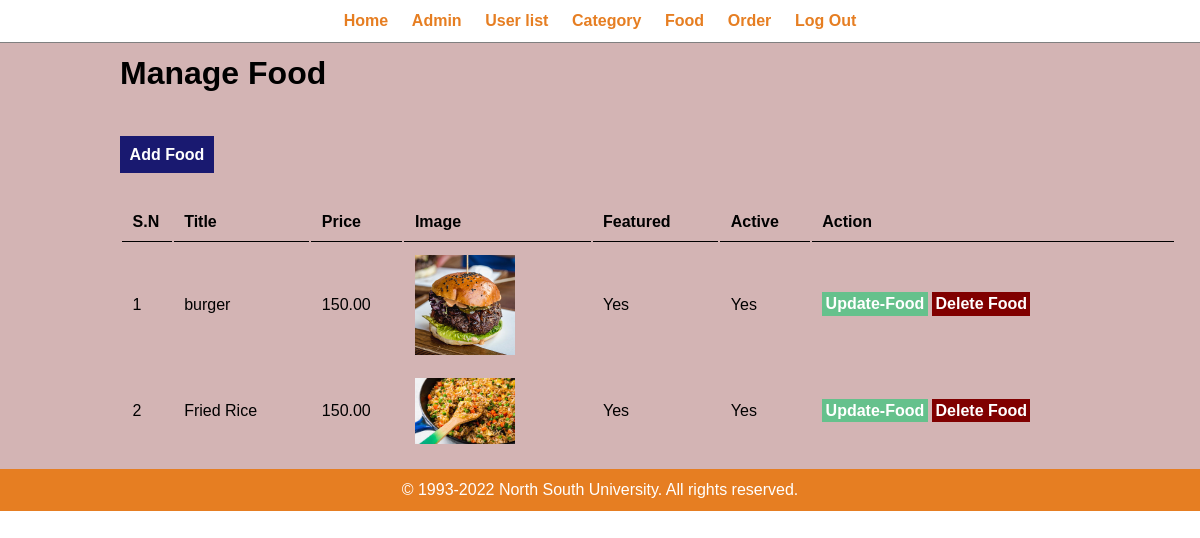
/admin/manage-food.php (signed in), run on the app's committed database.
### tables this page shows
CREATE TABLE `tbl_food` (
  `id` int(10) UNSIGNED NOT NULL,
  `title` varchar(100) NOT NULL,
  `description` text NOT NULL,
  `price` decimal(10,2) NOT NULL,
  `image_name` varchar(255) NOT NULL,
  `category_id` int(10) UNSIGNED NOT NULL,
  `featured` varchar(10) NOT NULL,
  `active` varchar(10) NOT NULL
);

### admin/manage-food.php (the view, shortened to what this page needs)
<?php include('partials/menu.php');?>
<div class ="main-content">
<div class= "wrapper">
    <h1>Manage Food</h1><br>
    <br>
    <br>
    <a href="<?php echo SITEURL; ?>admin/add-food.php" class="btn-primary">Add Food</a>
   <br>
   <br>
   <br>
   <table class="tbl-full">
    <tr>
        <th>S.N </th>
        <th>Title </th>
        <th>Price </th>
        <th>Image</th>
        <th>Featured</th>
        <th>Active</th>
        <th>Action </th>
    </tr>
    <?php
            $sql="SELECT * FROM tbl_food";
            $res = mysqli_query($conn, $sql);
            $count = mysqli_num_rows($res);
            $sn=1;
            if($count>0)
            {
                        while($row=mysqli_fetch_assoc($res))
                        {
                            $id=$row['id'];
                            $title=$row['title'];
                            $price=$row['price'];
                            $image_name=$row['image_name'];
                            $featured=$row['featured'];
                            $active=$row['active'];
                                        ?>
                                        <tr>
        <td><?php echo $sn++; ?></td>
        <td> <?php echo $title; ?></td>
        <td> <?php echo $price; ?></td>
        <td>
        <?php
                        if($image_name!="")
                        {
                            ?>
                            <img src=" <?php echo SITEURL;?>images/food/<?php echo $image_name; ?> "width ="100px" >
                            <?php
                        }
                        else
                        {
                          echo "<div class ='fail'>  Image Not Added</div>";
                        }
                    ?>
        </td>
        <td><?php echo $featured; ?></td>
        <td><?php echo $active; ?></td>
        <td>
        <a href="<?php echo SITEURL; ?>admin/update-food.php?id=<?php echo $id; ?> &image_name=<?php echo $image_name; ?>" class="btn-sec">Update-Food</a>
        <a href="<?php echo SITEURL; ?>admin/delete-food.php?id=<?php echo $id; ?> &image_name=<?php echo $image_name; ?>" class="btn-danger">Delete Food</a>
    </td>
    </tr>
    <?php
                        }
            }
            else
            {
                echo "<tr><td colspan='7' class ='fail'> Food not Added Yet.</td></tr>";
            }
    ?>
    </table>
</div>
</div>
      <?php include('partials/footer.php');?>

### css/admin.css (style rules this page uses)
* { margin: 0; padding: 0; font-family: Arial, Helvetica, sans-serif;; }
.wrapper { height: auto; padding: 1%; width: 80%; margin: 0 auto; }
.tbl-full { width: 110%; }
table tr th { border-bottom: 1px solid black; padding: 1%; text-align: left; }
table tr td { padding: 1%; }
.btn-primary { background-color: #191970; color: #fff; padding: 1%; text-decoration: none; font-weight: bold; }
.btn-sec { background-color:#65C18C; color: #fff; padding: 1%; text-decoration: none; font-weight: bold; }
.btn-danger { background-color:#800000; color: #fff; padding: 1%; text-decoration: none; font-weight: bold; }
.main-content { background-color: #d3b4b4; }

### data on the page
tbl_food: title "burger", price "150.00", image_name (picture), featured "Yes", active "Yes"
tbl_food: title "Fried Rice", price "150.00", image_name (picture), featured "Yes", active "Yes"
